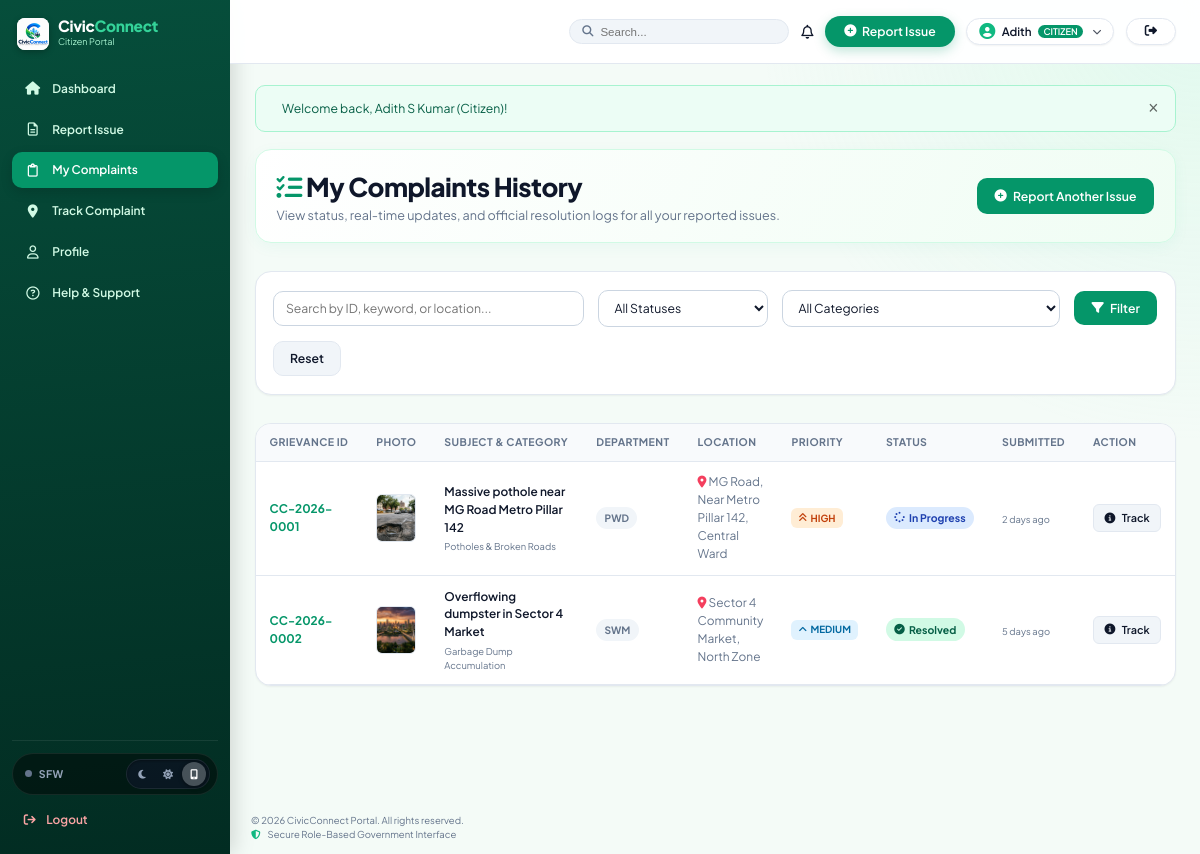
Page /citizen/my_complaints.php (signed in) on the committed database.
### tables this page shows
CREATE TABLE IF NOT EXISTS `complaints` (
    `id` INT AUTO_INCREMENT PRIMARY KEY,
    `complaint_uid` VARCHAR(30) UNIQUE NOT NULL,
    `citizen_id` INT NOT NULL,
    `category_id` INT NOT NULL,
    `department_id` INT NOT NULL,
    `title` VARCHAR(200) NOT NULL,
    `description` TEXT NOT NULL,
    `image` VARCHAR(255) DEFAULT NULL,
    `location` VARCHAR(255) NOT NULL,
    `latitude` DECIMAL(10, 8) DEFAULT NULL,
    `longitude` DECIMAL(11, 8) DEFAULT NULL,
    `status` ENUM('Pending', 'In Progress', 'Resolved', 'Rejected') DEFAULT 'Pending',
    `priority` ENUM('Low', 'Medium', 'High', 'Urgent') DEFAULT 'Medium',
    `assigned_to` INT DEFAULT NULL,
    `resolution_remarks` TEXT DEFAULT NULL,
    `resolution_image` VARCHAR(255) DEFAULT NULL,
    `resolved_at` TIMESTAMP NULL DEFAULT NULL,
    `created_at` TIMESTAMP DEFAULT CURRENT_TIMESTAMP,
    `updated_at` TIMESTAMP DEFAULT CURRENT_TIMESTAMP ON UPDATE CURRENT_TIMESTAMP,
    CONSTRAINT `fk_complaint_citizen` FOREIGN KEY (`citizen_id`) REFERENCES `users` (`id`) ON DELETE CASCADE,
    CONSTRAINT `fk_complaint_category` FOREIGN KEY (`category_id`) REFERENCES `categories` (`id`) ON DELETE RESTRICT,
    CONSTRAINT `fk_complaint_department` FOREIGN KEY (`department_id`) REFERENCES `departments` (`id`) ON DELETE RESTRICT,
    CONSTRAINT `fk_complaint_official` FOREIGN KEY (`assigned_to`) REFERENCES `users` (`id`) ON DELETE SET NULL
);

CREATE TABLE IF NOT EXISTS `categories` (
    `id` INT AUTO_INCREMENT PRIMARY KEY,
    `name` VARCHAR(100) NOT NULL,
    `department_id` INT NOT NULL,
    `description` VARCHAR(255) DEFAULT NULL,
    `sla_days` INT DEFAULT 3,
    `icon` VARCHAR(50) DEFAULT 'alert-circle',
    `created_at` TIMESTAMP DEFAULT CURRENT_TIMESTAMP,
    CONSTRAINT `fk_category_department` FOREIGN KEY (`department_id`) REFERENCES `departments` (`id`) ON DELETE CASCADE
);

CREATE TABLE IF NOT EXISTS `departments` (
    `id` INT AUTO_INCREMENT PRIMARY KEY,
    `name` VARCHAR(100) NOT NULL,
    `code` VARCHAR(20) NOT NULL UNIQUE,
    `description` TEXT,
    `head_name` VARCHAR(100) DEFAULT NULL,
    `contact_email` VARCHAR(100) DEFAULT NULL,
    `created_at` TIMESTAMP DEFAULT CURRENT_TIMESTAMP
);

### citizen/my_complaints.php (the view, shortened to what this page needs)
<?php
require_once __DIR__ . '/../includes/functions.php';
$user = currentUser();
$db = getDB();
$searchQuery = trim($_GET['q'] ?? '');
$query = "
    SELECT c.*, cat.name as category_name, d.name as department_name, d.code as department_code
    FROM complaints c
    JOIN categories cat ON c.category_id = cat.id
    JOIN departments d ON c.department_id = d.id
    WHERE c.citizen_id = ?
";
$params = [$user['id']];
$query .= " ORDER BY c.created_at DESC";
$stmt = $db->prepare($query);
$stmt->execute($params);
$complaints = $stmt->fetchAll();
require_once __DIR__ . '/../includes/header.php';
?>
<div class="main-content">
    <?= renderFlash() ?>
    <div class="portal-header-banner">
        <div>
            <h1 class="portal-header-title">
                <i class="fa-solid fa-list-check" style="color: var(--primary);"></i> My Complaints History
            </h1>
            <p class="portal-header-subtitle">View status, real-time updates, and official resolution logs for all your reported issues.</p>
        </div>
        <div class="portal-header-actions">
            <a href="<?= APP_URL ?>/citizen/report_issue.php" class="btn btn-primary">
                <i class="fa-solid fa-plus-circle"></i> Report Another Issue
            </a>
        </div>
    </div>
    <div class="card" style="margin-bottom: 2rem;">
        <div class="card-body" style="padding: 1.25rem;">
            <form method="GET" action="<?= APP_URL ?>/citizen/my_complaints.php" style="display: flex; gap: 1rem; flex-wrap: wrap; align-items: center;">
                <div style="flex: 1; min-width: 240px;">
                    <input type="text" name="q" class="form-control" placeholder="Search by ID, keyword, or location..." value="<?= htmlspecialchars($searchQuery) ?>">
                </div>
                <div style="min-width: 170px;">
                    <select name="status" class="form-select">
                        <option value="">All Statuses</option>
                    </select>
                </div>
                <div style="min-width: 200px;">
                    <select name="category" class="form-select">
                        <option value="">All Categories</option>
                    </select>
                </div>
                <button type="submit" class="btn btn-primary">
                    <i class="fa-solid fa-filter"></i> Filter
                </button>
                <a href="<?= APP_URL ?>/citizen/my_complaints.php" class="btn btn-secondary">Reset</a>
            </form>
        </div>
    </div>
    <div class="card">
        <div class="card-body" style="padding: 0;">
            <?php if (empty($complaints)): ?>
                <div style="padding: 4rem 2rem; text-align: center; color: var(--text-muted);">
                    <i class="fa-regular fa-folder-open" style="font-size: 3rem; margin-bottom: 1rem; color: var(--text-subtle);"></i>
                    <h3>No complaints found matching your criteria</h3>
                    <p style="margin-top: 0.5rem;">Try adjusting filters or submit a new grievance report.</p>
                </div>
            <?php else: ?>
                <div class="table-responsive">
                    <table class="table">
                        <thead>
                            <tr>
                                <th>Grievance ID</th>
                                <th>Photo</th>
                                <th>Subject & Category</th>
                                <th>Department</th>
                                <th>Location</th>
                                <th>Priority</th>
                                <th>Status</th>
                                <th>Submitted</th>
                                <th>Action</th>
                            </tr>
                        </thead>
                        <tbody>
                            <?php foreach ($complaints as $c): ?>
                                <tr>
                                    <td>
                                        <a href="<?= APP_URL ?>/citizen/complaint_details.php?id=<?= $c['id'] ?>" style="font-weight: 700;">
                                            <?= htmlspecialchars($c['complaint_uid']) ?>
                                        </a>
                                    </td>
                                    <td>
                                        <?php if (!empty($c['image']) && file_exists(UPLOAD_DIR . $c['image'])): ?>
                                            <img src="<?= UPLOAD_URL . htmlspecialchars($c['image']) ?>" alt="Photo" style="width: 48px; height: 48px; object-fit: cover; border-radius: var(--radius-sm); border: 1px solid var(--border-color);">
                                        <?php else: ?>
                                            <div style="width: 48px; height: 48px; background: var(--bg-surface); border-radius: var(--radius-sm); display: flex; align-items: center; justify-content: center; color: var(--text-subtle); font-size: 1.1rem;">
                                                <i class="fa-regular fa-image"></i>
                                            </div>
                                        <?php endif; ?>
                                    </td>
                                    <td>
                                        <div style="font-weight: 600; color: var(--secondary); max-width: 260px;">
                                            <?= htmlspecialchars($c['title']) ?>
                                        </div>
                                        <small style="color: var(--text-muted);"><?= htmlspecialchars($c['category_name']) ?></small>
                                    </td>
                                    <td>
                                        <span class="badge badge-secondary" style="font-size: 0.725rem;">
                                            <?= htmlspecialchars($c['department_code']) ?>
                                        </span>
                                    </td>
                                    <td style="max-width: 180px; font-size: 0.85rem; color: var(--text-muted);">
                                        <i class="fa-solid fa-location-dot" style="color: var(--accent-rose);"></i> <?= htmlspecialchars($c['location']) ?>
                                    </td>
                                    <td><?= getPriorityBadge($c['priority']) ?></td>
                                    <td><?= getStatusBadge($c['status']) ?></td>
                                    <td><small style="color: var(--text-muted);"><?= timeAgo($c['created_at']) ?></small></td>
                                    <td>
                                        <a href="<?= APP_URL ?>/citizen/complaint_details.php?id=<?= $c['id'] ?>" class="btn btn-secondary btn-sm">
                                            <i class="fa-solid fa-circle-info"></i> Track
                                        </a>
                                    </td>
                                </tr>
                            <?php endforeach; ?>
                        </tbody>
                    </table>
                </div>
            <?php endif; ?>
        </div>
    </div>
</div>
<?php require_once __DIR__ . '/../includes/footer.php'; ?>

### includes/functions.php (shortened to what this page needs)
<?php
function getFlash(): ?array {
    if (isset($_SESSION['flash'])) {
        $flash = $_SESSION['flash'];
        return $flash;
    }
    return null;
}
function renderFlash(): string {
    $flash = getFlash();
    $type = $flash['type'] === 'danger' ? 'danger' : ($flash['type'] === 'success' ? 'success' : ($flash['type'] === 'warning' ? 'warning' : 'info'));
    $icons = [
        'success' => '<i class="fa-solid fa-circle-check"></i>',
        'danger' => '<i class="fa-solid fa-triangle-exclamation"></i>',
        'warning' => '<i class="fa-solid fa-circle-exclamation"></i>',
        'info' => '<i class="fa-solid fa-circle-info"></i>'
    ];
    $icon = $icons[$type] ?? $icons['info'];
    return "<div class='alert alert-{$type} animate-fade-in' role='alert'>
        <div class='alert-icon'>{$icon}</div>
        <div class='alert-content'>" . htmlspecialchars($flash['message']) . "</div>
        <button type='button' class='alert-close' onclick='this.parentElement.remove()'>&times;</button>
    </div>";
}
function getStatusBadge(string $status): string {
    $statusLower = strtolower($status);
    $map = [
        'pending' => ['bg' => 'badge-pending', 'icon' => 'fa-regular fa-clock', 'text' => 'Pending Review'],
        'in progress' => ['bg' => 'badge-progress', 'icon' => 'fa-solid fa-spinner fa-spin-pulse', 'text' => 'In Progress'],
        'resolved' => ['bg' => 'badge-resolved', 'icon' => 'fa-solid fa-circle-check', 'text' => 'Resolved'],
        'rejected' => ['bg' => 'badge-rejected', 'icon' => 'fa-solid fa-circle-xmark', 'text' => 'Rejected'],
    ];
    $cfg = $map[$statusLower] ?? ['bg' => 'badge-secondary', 'icon' => 'fa-solid fa-tag', 'text' => $status];
    return "<span class='badge {$cfg['bg']}'><i class='{$cfg['icon']}'></i> " . htmlspecialchars($cfg['text']) . "</span>";
}
function getPriorityBadge(string $priority): string {
    $pLower = strtolower($priority);
    $map = [
        'urgent' => ['class' => 'priority-urgent', 'icon' => 'fa-solid fa-bolt'],
        'high' => ['class' => 'priority-high', 'icon' => 'fa-solid fa-angles-up'],
        'medium' => ['class' => 'priority-medium', 'icon' => 'fa-solid fa-angle-up'],
        'low' => ['class' => 'priority-low', 'icon' => 'fa-solid fa-angle-down'],
    ];
    $cfg = $map[$pLower] ?? ['class' => 'priority-low', 'icon' => 'fa-solid fa-minus'];
    return "<span class='priority-tag {$cfg['class']}'><i class='{$cfg['icon']}'></i> " . htmlspecialchars($priority) . "</span>";
}
function timeAgo(?string $datetime): string {
    $time = strtotime($datetime);
    $diff = time() - $time;
    if ($diff < 604800) return floor($diff / 86400) . ' days ago';
    return date('M d, Y', $time);
}

### rows in the picture
complaints: complaint_uid "CC-2026-0001", image (picture), title "Massive pothole near MG Road Metro Pillar 142", category.name "Potholes & Broken Roads", department.code "PWD", location "MG Road, Near Metro Pillar 142, Central Ward", priority "HIGH", status "In Progress", created_at "2 days ago"
complaints: complaint_uid "CC-2026-0002", image (picture), title "Overflowing dumpster in Sector 4 Market", category.name "Garbage Dump Accumulation", department.code "SWM", location "Sector 4 Community Market, North Zone", priority "MEDIUM", status "Resolved", created_at "5 days ago"

### other values in the picture
explode(' ', $user['name'])[0] "Adith"
$user['role'] "CITIZEN"
$user['role'] "Citizen"
$flash['message'] "Welcome back, Adith S Kumar (Citizen)!"
